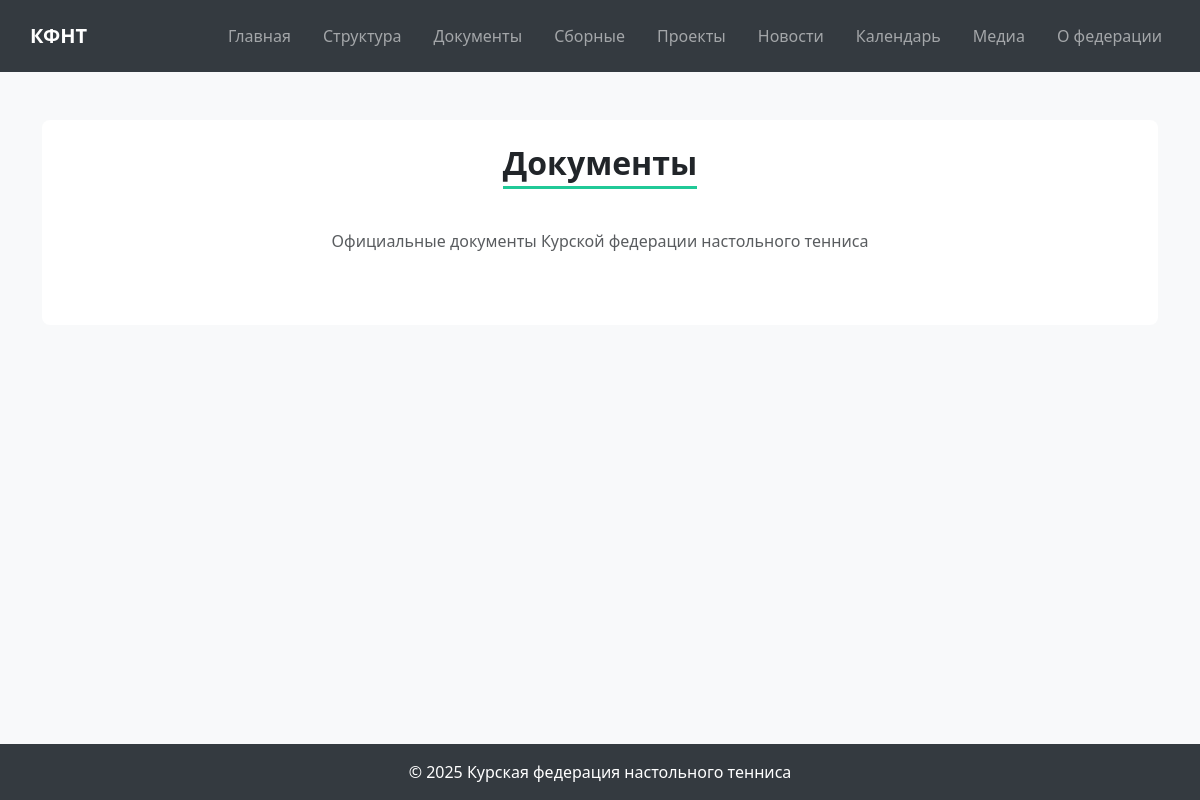
Before: /documents/ with the older database file.
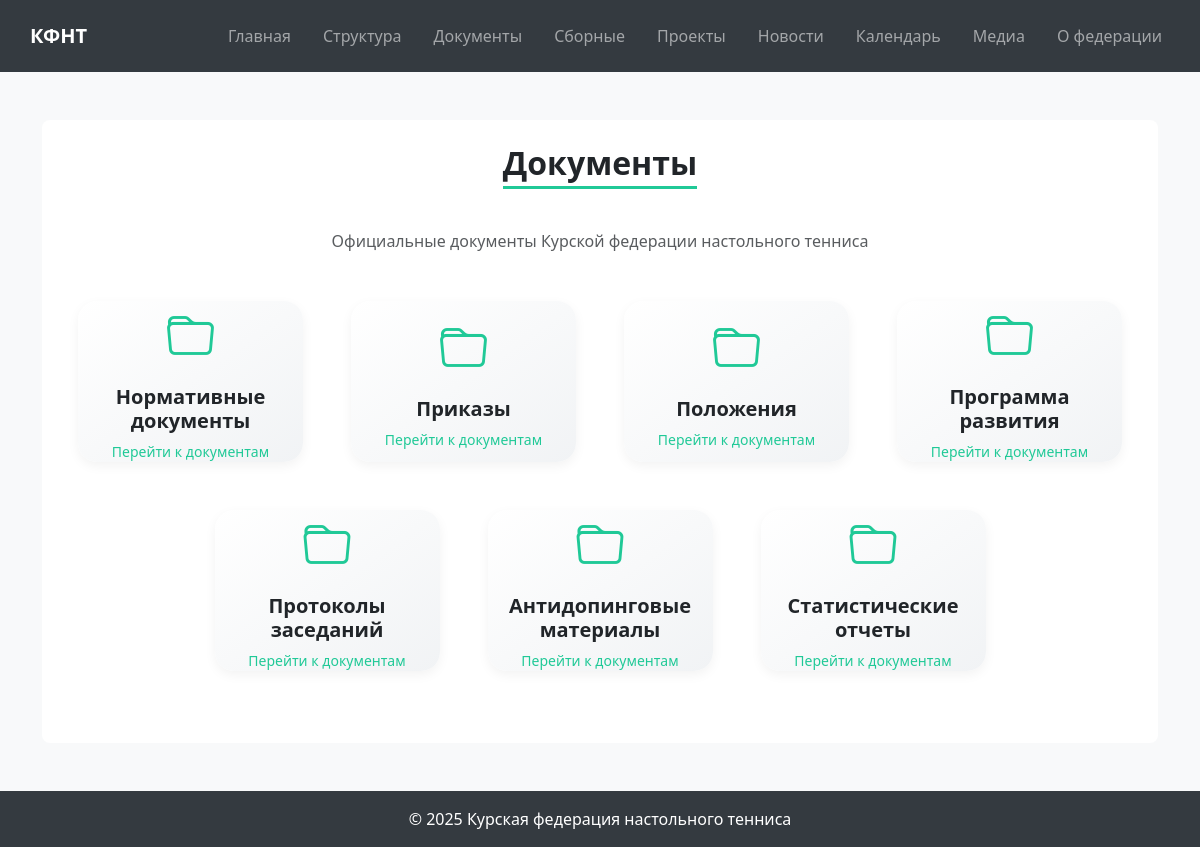
After: the same page with the newer database file.
### documents/models.py (models this page shows, shortened)
class Category(models.Model):
    name = models.CharField('Название', max_length=100, unique=True)
    slug = models.SlugField('Slug', unique=True)
    order = models.PositiveIntegerField(default=0)
    class Meta:
        ordering = ['order']
        verbose_name = 'Категория документов'
        verbose_name_plural = 'Категории документов'

### documents/views.py (the view)
# urls.py: path('', category_list, name='categories'),
def category_list(request):
    categories = Category.objects.all()
    return render(request, 'documents/categories.html', {'categories': categories})

### templates/documents/categories.html (shortened to what this page needs)
{% extends "base.html" %}
{% block content %}
<section class="mb-5 text-center">
  <h1 class="section-title">Документы</h1>
  <p class="text-muted col-lg-8 mx-auto mt-2">
    Официальные документы Курской федерации настольного тенниса
  </p>
</section>
<section class="mb-5">
  <div class="container-xl">
    <div class="row g-5 justify-content-center">
      {% for cat in categories %}
      <div class="col-sm-12 col-md-6 col-lg-4 col-xl-3">
        <a href="{% url 'documents:category' cat.slug %}" class="text-decoration-none">
          <div class="card-premium h-100">
            <div class="card-content">
              <i class="bi bi-folder"></i>
              <h5>{{ cat.name }}</h5>
              <p class="small mb-0">Перейти к документам</p>
            </div>
          </div>
        </a>
      </div>
      {% endfor %}
    </div>
  </div>
</section>
{% endblock %}

Changed rows visible on the page:
added Category: name "Нормативные документы"
added Category: name "Приказы"
added Category: name "Положения"
added Category: name "Программа развития"
added Category: name "Протоколы заседаний"
added Category: name "Антидопинговые материалы"
added Category: name "Статистические отчеты"
